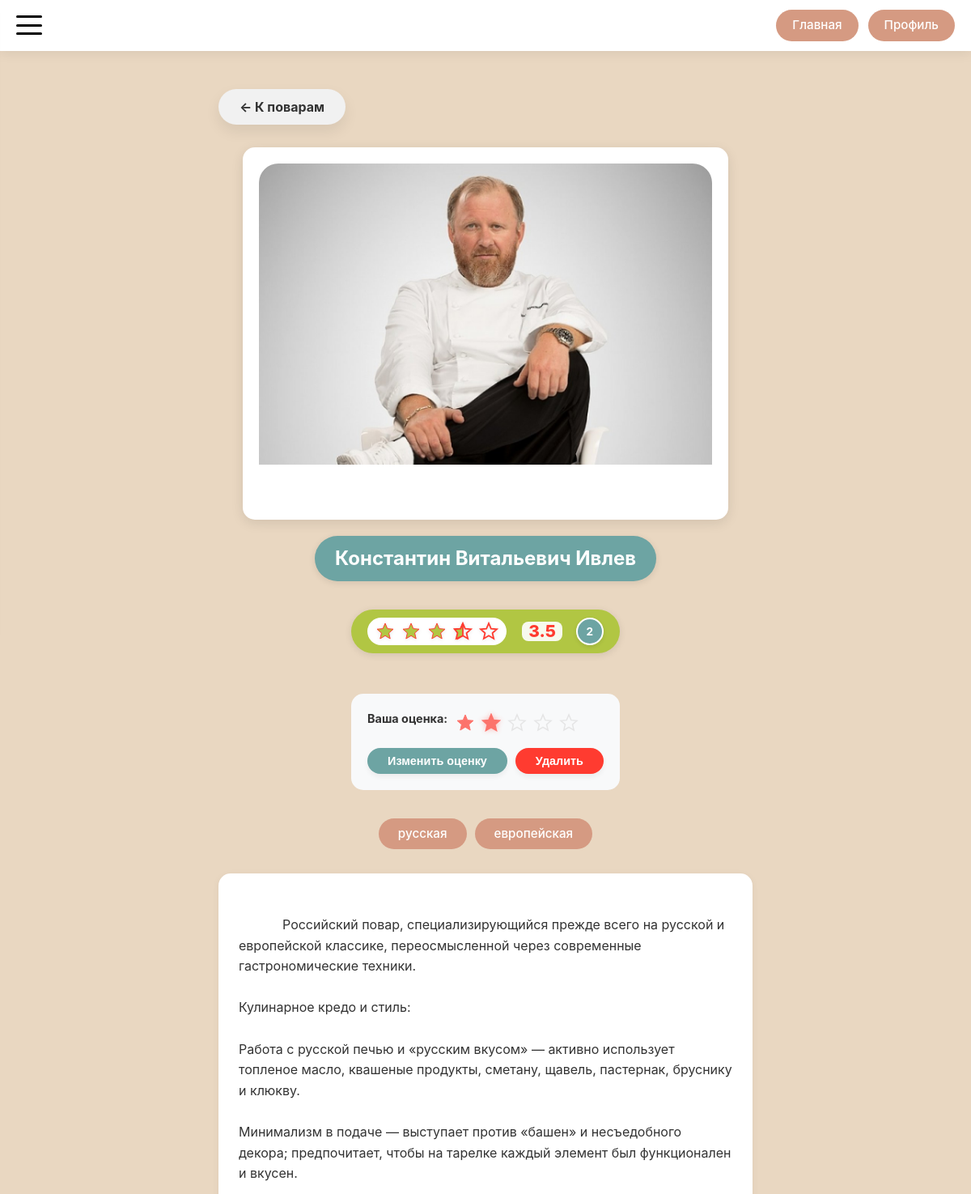
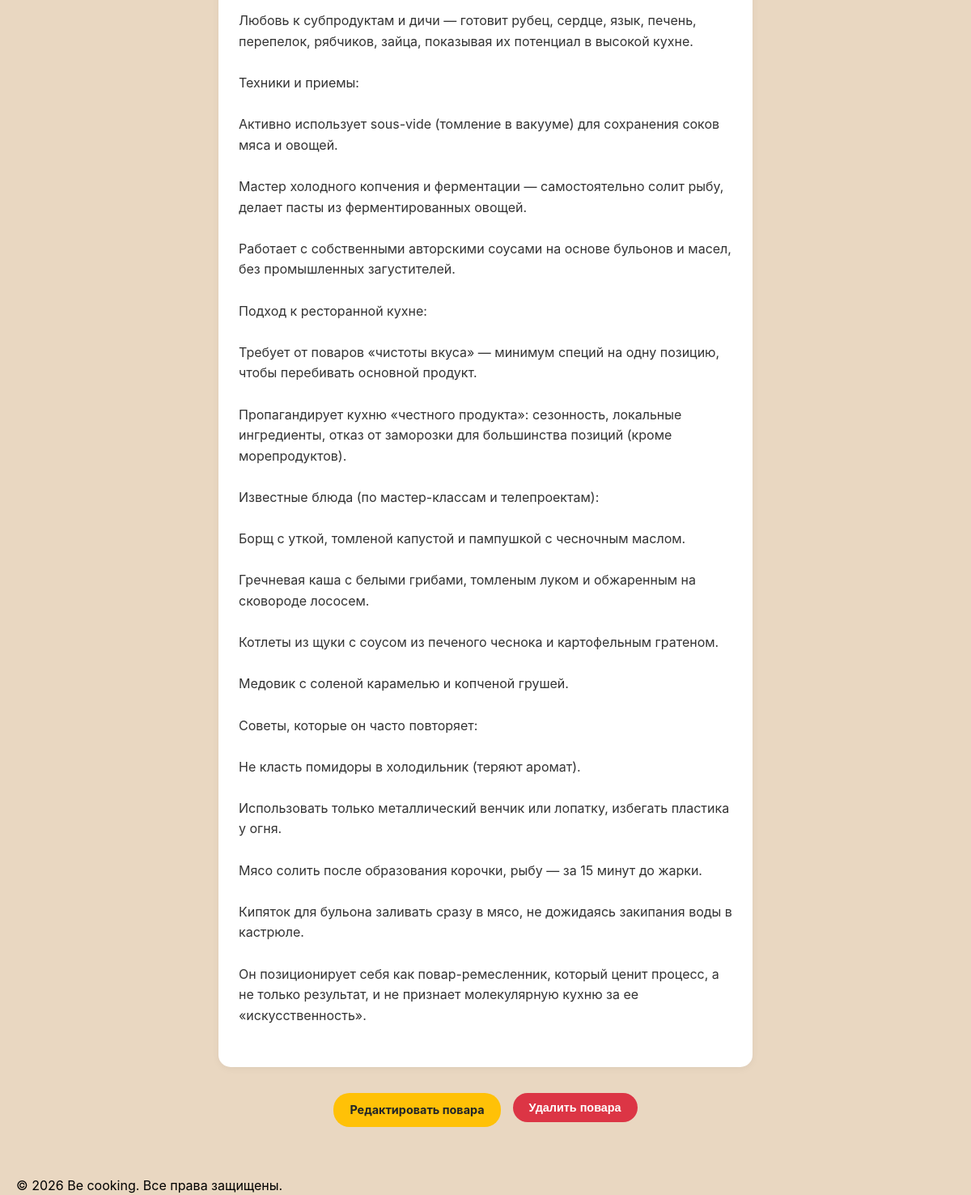
/chefs/1 (signed in), run on the app's committed database (2 pictures, top to bottom).
### models.py (models this page shows)
class Chef(db.Model):
    __tablename__ = 'chef'
    id = db.Column(db.Integer, primary_key=True)
    name = db.Column(db.String(70), nullable=False)
    description = db.Column(db.Text, nullable=False)
    image_url = db.Column(db.String(300))
    tags = db.Column(db.JSON)  # Хранит массив строк: ["итальянская", "французская"]
    created_at = db.Column(db.DateTime, default=datetime.utcnow)
    user_id = db.Column(db.Integer, db.ForeignKey('user.id'), nullable=False)
    ratings = db.relationship('ChefRating', backref='chef', lazy='dynamic', cascade='all, delete-orphan')

### routes/chef_routes.py (the view)
@app.route('/chefs/<int:chef_id>')
def chef_profile(chef_id):
    chef = Chef.query.get_or_404(chef_id)
    adapted_chef = adapt_chef_for_template(chef)
    return render_template('chefs/chef_profile.html', chef=adapted_chef)

### app.py (called while the page is built)
@login_manager.user_loader
def load_user(user_id):
    return User.query.get(int(user_id))

@app.context_processor
def inject_enums():
    return dict(UserRoleEnum=UserRoleEnum)

### routes/chef_routes.py (called while the page is built)
def adapt_chef_for_template(chef):
    if chef:
        chef.photo_url = chef.image_url
        chef.bio = chef.description
        avg_rating = db.session.query(func.avg(ChefRating.rating)).filter(ChefRating.chef_id == chef.id).scalar()
        chef.average_rating = round(avg_rating, 1) if avg_rating else 0.0
        chef.average_rating_raw = avg_rating if avg_rating else 0.0  # Для JS с половинками
        chef.ratings_count = chef.ratings.count()
        chef.user_rating = None
        if current_user.is_authenticated:
            existing_rating = chef.ratings.filter_by(user_id=current_user.id).first()
            if existing_rating:
                chef.user_rating = existing_rating.rating
    return chef

### templates/chefs/chef_profile.html (shortened to what this page needs)
{% extends 'base/base.html' %}
{% block main_class %}chef-profile-main{% endblock %}
{% block container_class %}chef-profile-container{% endblock %}
{% block content %}
{% with back_url=url_for('chefs'), back_text='К поварам', back_class='chef-back-btn' %}
    {% include 'components/_back_button.html' %}
{% endwith %}
<div class="chef-photo-wrapper">
    <div class="chef-photo-card">
        <div class="chef-photo-inner">
            <img src="{{ chef.photo_url if chef.photo_url else 'https://placehold.co/800x600' }}"
                 alt="{{ chef.name }}">
        </div>
    </div>
</div>
<div class="chef-name-wrapper">
    <div class="chef-name-pill">{{ chef.name }}</div>
</div>
<div class="chef-rating-container">
    <div class="chef-rating-flex">
        <div class="chef-stars-display" id="chefStarsDisplay"></div>
        <div class="chef-avg-number" id="chefAvgRating" data-rating="{{ chef.average_rating_raw|default(0.0) }}">
            {{ "%.1f"|format(chef.average_rating) }}
        </div>
        <div class="chef-reviews-badge" title="Всего оценок поставлено повару">
            {{ chef.ratings_count }}
        </div>
    </div>
    {% if current_user.is_authenticated %}
        <div class="chef-rating-form-wrapper">
            <form method="post" action="{{ url_for('rate_chef', chef_id=chef.id) }}" class="chef-rating-form">
                <div class="chef-rating-select-group">
                    <label>Ваша оценка:</label>
                    <div class="chef-stars-selector" id="chefStarsSelector"></div>
                </div>
                <div class="chef-rating-buttons-group">
                    <button type="submit" name="action" value="save" class="chef-btn-submit-rate">
                        {% if chef.user_rating %}Изменить оценку{% else %}Поставить оценку{% endif %}
                    </button>
                    {% if chef.user_rating %}
                    <button type="submit" name="action" value="delete" class="chef-btn-delete-rate"
                            onclick="return confirm('Вы уверены, что хотите удалить свою оценку?');">
                        Удалить
                    </button>
                    {% endif %}
                </div>
            </form>
        </div>
    {% else %}
        <p class="chef-rating-guest-hint">
            <a href="{{ url_for('auth') }}">Войдите</a>, чтобы оценивать поваров.
        </p>
    {% endif %}
</div>
<div class="chef-tags-wrapper">
    {% for tag in chef.tags %}
        {% with tag_name = tag %}
            {% include 'components/_chef_tag.html' %}
        {% endwith %}
    {% else %}
        <p class="chef-no-tags">Категории не указаны</p>
    {% endfor %}
</div>
<div class="chef-bio-wrapper">
    <div class="chef-bio-card">
        <div class="chef-bio-content">
            {{ chef.bio|safe }}
        </div>
    </div>
</div>
{% if current_user.is_authenticated and current_user.role.name == 'ADMIN' %}
<div class="chef-admin-wrapper">
    <a href="{{ url_for('chef_edit', chef_id=chef.id) }}" class="chef-admin-edit-btn">
        Редактировать повара
    </a>
    <form action="{{ url_for('admin_delete_chef', chef_id=chef.id) }}" method="POST" class="chef-admin-delete-form"
          onsubmit="return confirm('Вы уверены, что хотите удалить карточку повара {{ chef.name }}?');">
        <button type="submit" class="chef-admin-delete-btn">
            Удалить повара
        </button>
    </form>
</div>
{% endif %}
{% endblock %}

### data on the page
Chef: name "Константин Витальевич Ивлев", bio "Российский повар, специализирующийся прежде всего на русской и европейской классике, переосмысленной через современные гастрономические техники. Кулинарное кредо и стиль: Работа с русской печью и «русским вкусом» — активно использует топленое масло, квашеные продукты, сметану, щавель, пастернак, бруснику и клюкву. Минимализм в подаче — выступает против «башен» и несъедобного декора; предпочитает, чтобы на тарелке каждый элемент был функционален и вкусен. Любовь к субпродуктам и дичи — готовит рубец, сердце, язык, печень, перепелок, рябчиков, зайца, показывая их потенциал в высокой кухне. Техники и приемы: Активно использует sous-vide (томление в вакууме) для сохранения соков мяса и овощей.…"

### other printed values
{{ back_text }} "К поварам"
{{ "%.1f"|format(chef.average_rating) }} "3.5"
{{ chef.ratings_count }} "2"
{{ tag_name }} "русская" "европейская"
{{ now.year if now else '2026' }} "2026"
